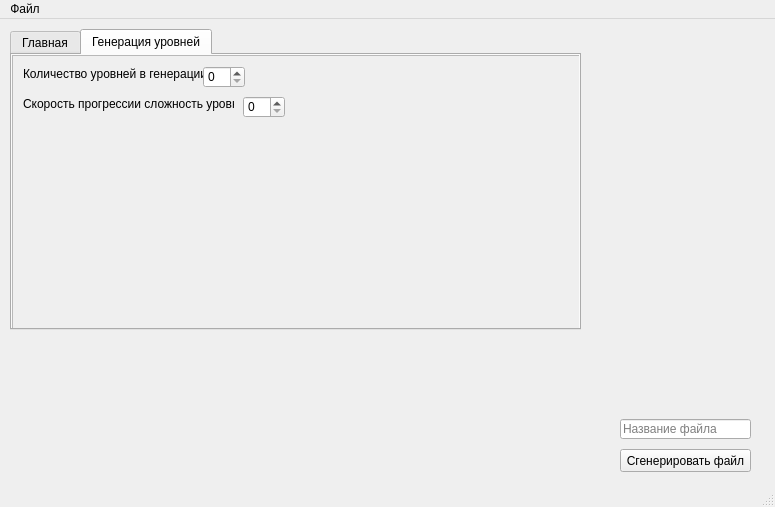
<?xml version="1.0" encoding="UTF-8"?>
<ui version="4.0">
 <class>MainWindow</class>
 <widget class="QMainWindow" name="MainWindow">
  <property name="geometry">
   <rect>
    <x>0</x>
    <y>0</y>
    <width>775</width>
    <height>507</height>
   </rect>
  </property>
  <property name="windowTitle">
   <string>MainWindow</string>
  </property>
  <widget class="QWidget" name="centralwidget">
   <widget class="QTabWidget" name="tabWidget">
    <property name="geometry">
     <rect>
      <x>10</x>
      <y>10</y>
      <width>571</width>
      <height>301</height>
     </rect>
    </property>
    <property name="currentIndex">
     <number>1</number>
    </property>
    <widget class="QWidget" name="tab">
     <attribute name="title">
      <string>Главная</string>
     </attribute>
     <widget class="QScrollArea" name="scrollArea">
      <property name="geometry">
       <rect>
        <x>0</x>
        <y>0</y>
        <width>571</width>
        <height>281</height>
       </rect>
      </property>
      <property name="widgetResizable">
       <bool>true</bool>
      </property>
      <widget class="QWidget" name="scrollAreaWidgetContents">
       <property name="geometry">
        <rect>
         <x>0</x>
         <y>0</y>
         <width>569</width>
         <height>279</height>
        </rect>
       </property>
       <widget class="QSpinBox" name="spinBox">
        <property name="geometry">
         <rect>
          <x>110</x>
          <y>10</y>
          <width>42</width>
          <height>22</height>
         </rect>
        </property>
       </widget>
       <widget class="QLabel" name="label">
        <property name="geometry">
         <rect>
          <x>10</x>
          <y>10</y>
          <width>101</width>
          <height>21</height>
         </rect>
        </property>
        <property name="text">
         <string>Количество волн:</string>
        </property>
       </widget>
       <widget class="QCheckBox" name="checkBox">
        <property name="geometry">
         <rect>
          <x>10</x>
          <y>250</y>
          <width>171</width>
          <height>21</height>
         </rect>
        </property>
        <property name="text">
         <string>Есть ли босс? (Не работает)</string>
        </property>
       </widget>
       <widget class="QLabel" name="label_2">
        <property name="geometry">
         <rect>
          <x>10</x>
          <y>40</y>
          <width>151</width>
          <height>21</height>
         </rect>
        </property>
        <property name="text">
         <string>Количество врагов в волне:</string>
        </property>
       </widget>
       <widget class="QSpinBox" name="spinBox_2">
        <property name="geometry">
         <rect>
          <x>160</x>
          <y>40</y>
          <width>42</width>
          <height>22</height>
         </rect>
        </property>
       </widget>
       <widget class="QLabel" name="label_3">
        <property name="geometry">
         <rect>
          <x>10</x>
          <y>70</y>
          <width>161</width>
          <height>21</height>
         </rect>
        </property>
        <property name="text">
         <string>Максимальный уровень врагов:</string>
        </property>
       </widget>
       <widget class="QSpinBox" name="spinBox_3">
        <property name="geometry">
         <rect>
          <x>180</x>
          <y>70</y>
          <width>42</width>
          <height>22</height>
         </rect>
        </property>
       </widget>
       <widget class="QLabel" name="label_4">
        <property name="geometry">
         <rect>
          <x>10</x>
          <y>100</y>
          <width>171</width>
          <height>31</height>
         </rect>
        </property>
        <property name="text">
         <string>Максимальная скорость врагов:</string>
        </property>
       </widget>
       <widget class="QSpinBox" name="spinBox_4">
        <property name="geometry">
         <rect>
          <x>180</x>
          <y>100</y>
          <width>42</width>
          <height>22</height>
         </rect>
        </property>
       </widget>
      </widget>
     </widget>
    </widget>
    <widget class="QWidget" name="tab_2">
     <attribute name="title">
      <string>Генерация уровней</string>
     </attribute>
     <widget class="QScrollArea" name="scrollArea_2">
      <property name="geometry">
       <rect>
        <x>0</x>
        <y>0</y>
        <width>571</width>
        <height>281</height>
       </rect>
      </property>
      <property name="widgetResizable">
       <bool>true</bool>
      </property>
      <widget class="QWidget" name="scrollAreaWidgetContents_2">
       <property name="geometry">
        <rect>
         <x>0</x>
         <y>0</y>
         <width>569</width>
         <height>279</height>
        </rect>
       </property>
       <widget class="QLabel" name="label_5">
        <property name="geometry">
         <rect>
          <x>10</x>
          <y>10</y>
          <width>181</width>
          <height>16</height>
         </rect>
        </property>
        <property name="text">
         <string>Количество уровней в генерации:</string>
        </property>
       </widget>
       <widget class="QSpinBox" name="spinBox_5">
        <property name="geometry">
         <rect>
          <x>190</x>
          <y>10</y>
          <width>42</width>
          <height>22</height>
         </rect>
        </property>
       </widget>
       <widget class="QLabel" name="label_6">
        <property name="geometry">
         <rect>
          <x>10</x>
          <y>40</y>
          <width>211</width>
          <height>16</height>
         </rect>
        </property>
        <property name="text">
         <string>Скорость прогрессии сложность уровня:</string>
        </property>
       </widget>
       <widget class="QSpinBox" name="spinBox_6">
        <property name="geometry">
         <rect>
          <x>230</x>
          <y>40</y>
          <width>42</width>
          <height>22</height>
         </rect>
        </property>
       </widget>
      </widget>
     </widget>
    </widget>
   </widget>
   <widget class="QPushButton" name="pushButton">
    <property name="geometry">
     <rect>
      <x>620</x>
      <y>430</y>
      <width>131</width>
      <height>23</height>
     </rect>
    </property>
    <property name="text">
     <string>Сгенерировать файл</string>
    </property>
   </widget>
   <widget class="QLineEdit" name="lineEdit">
    <property name="geometry">
     <rect>
      <x>620</x>
      <y>400</y>
      <width>131</width>
      <height>20</height>
     </rect>
    </property>
    <property name="placeholderText">
     <string>Название файла</string>
    </property>
   </widget>
  </widget>
  <widget class="QMenuBar" name="menubar">
   <property name="geometry">
    <rect>
     <x>0</x>
     <y>0</y>
     <width>775</width>
     <height>21</height>
    </rect>
   </property>
   <widget class="QMenu" name="menu">
    <property name="title">
     <string>Файл</string>
    </property>
    <addaction name="action"/>
    <addaction name="action_2"/>
    <addaction name="action_3"/>
   </widget>
   <addaction name="menu"/>
  </widget>
  <widget class="QStatusBar" name="statusbar"/>
  <action name="action">
   <property name="text">
    <string>Создать</string>
   </property>
  </action>
  <action name="action_2">
   <property name="text">
    <string>Открыть</string>
   </property>
  </action>
  <action name="action_3">
   <property name="text">
    <string>Закрыть</string>
   </property>
  </action>
 </widget>
 <resources/>
 <connections/>
</ui>
